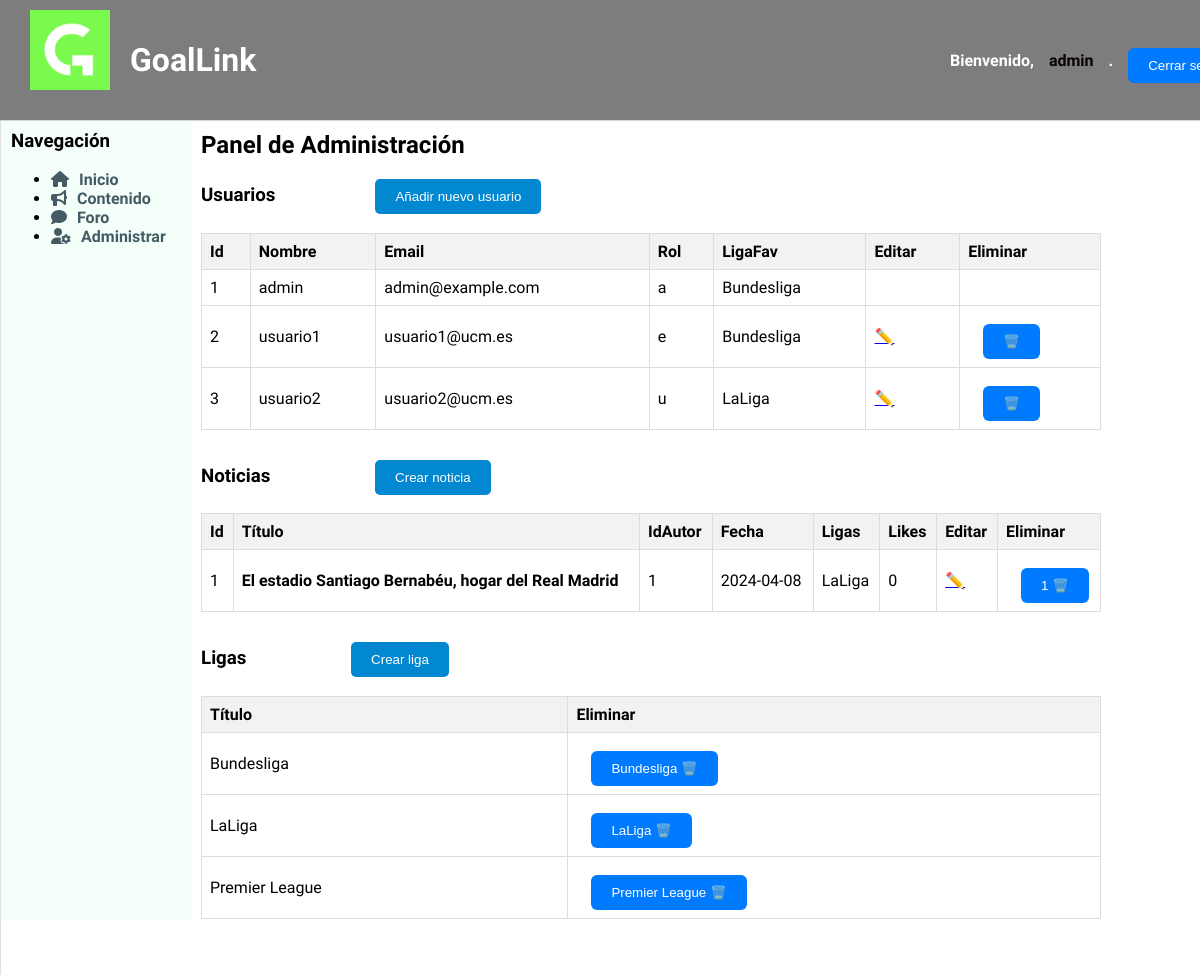
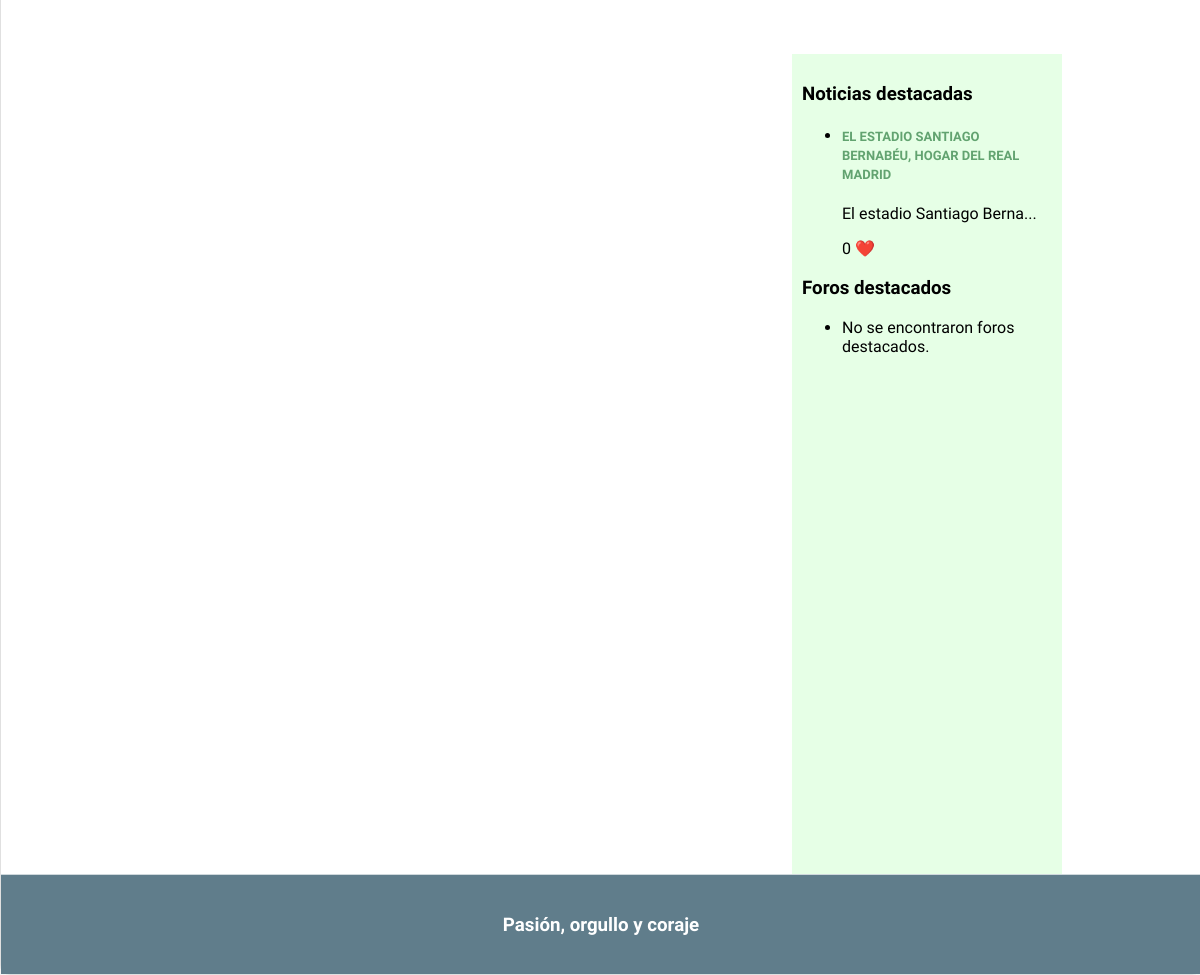
The app's page /admin.php (signed in) with its own data (2 pictures, top to bottom).
### tables this page shows
CREATE TABLE `usuario` (
  `id` int(11) NOT NULL,
  `nombre` varchar(15) NOT NULL,
  `email` varchar(30) NOT NULL,
  `password` varchar(100) NOT NULL,
  `rol` char(1) NOT NULL DEFAULT 'u' COMMENT '(u)suario(default), (a)dmin, (e)ditor, (m)oderador',
  `liga_fav` varchar(20) DEFAULT NULL
);

CREATE TABLE `noticia` (
  `id` int(11) NOT NULL,
  `titulo` varchar(100) NOT NULL,
  `id_autor` int(11) DEFAULT NULL,
  `contenido` text DEFAULT NULL,
  `fecha` date NOT NULL,
  `likes` int(11) DEFAULT 0,
  `destacado` tinyint(1) NOT NULL DEFAULT 0,
  `imagen1` varchar(255) DEFAULT NULL,
  `liga` varchar(20) DEFAULT NULL
);

CREATE TABLE `ligas` (
  `nombre` varchar(20) NOT NULL,
  `logo` varchar(255) DEFAULT NULL
);

### includes/config.php (called while the page is built, shortened)
<?php
spl_autoload_register(function ($class) {
    $prefix = 'es\\ucm\\fdi\\aw\\';
    $base_dir = implode(DIRECTORY_SEPARATOR, [__DIR__, 'src', '']);
    $len = strlen($prefix);
    $relative_class = substr($class, $len);
    $file = $base_dir . str_replace('\\', '/', $relative_class) . '.php';
});
$app = \es\ucm\fdi\aw\Aplicacion::getInstance();

### includes/src/Aplicacion.php (called while the page is built, shortened)
<?php
class Aplicacion
{
    private static $instancia;
    public static function getInstance()
    {
        if (!self::$instancia instanceof self) {
            self::$instancia = new static();
        }
        return self::$instancia;
    }
    private $dirInstalacion;
    private $inicializada;
    private $rutaRaizApp;
    private function __construct()
    {
        $this->inicializada = false;
    }
    public function init($bdDatosConexion, $rutaApp = '/', $dirInstalacion = __DIR__)
    {
        if (!$this->inicializada) {
            $this->rutaRaizApp = $rutaApp;
            $tamRutaRaizApp = mb_strlen($this->rutaRaizApp);
            if ($tamRutaRaizApp > 0 && mb_substr($this->rutaRaizApp, $tamRutaRaizApp-1, 1) === '/') {
                $this->rutaRaizApp = mb_substr($this->rutaRaizApp, 0, $tamRutaRaizApp - 1);
            }
            $this->dirInstalacion = $dirInstalacion;
            $this->inicializada = true;
        }
    }
    public function resuelve($path = '')
    {
        $rutaAppLongitudPrefijo = mb_strlen($this->rutaRaizApp);
        return $this->rutaRaizApp . $path;
    }
    public function doInclude($path = '')
    {
        $params = array();
        $this->doIncludeInterna($path, $params);
    }
    private function doIncludeInterna($path, &$params)
    {
        include($this->dirInstalacion . $path);
    }
    public function generaVista(string $rutaVista, &$params)
    {
        $params['app'] = $this;
        $rutaVista = "/Vistas{$rutaVista}";
        $this->doIncludeInterna($rutaVista, $params);
    }
    public function usuarioLogueado()
    {
        return ($_SESSION['login'] ?? false) === true;
    }
    public function esAdmin()
    {
        return $this->usuarioLogueado() && ($_SESSION['rol'] == 'a');
    }
}

### includes/src/usuarios/Usuario.php (called while the page is built, shortened)
<?php
class Usuario
{
    private $id;
    private $nombre;
    private $email;
    private $rol;
    private $liga_fav;
    public function __construct($nombre, $email, $password, $rol, $liga_fav, $id=null)
    {
        $this->id=$id;
        $this->nombre = $nombre;
        $this->email=$email;
        $this->rol = $rol;
        $this->liga_fav=$liga_fav;
    }
    public static function listaUsuario() {
        $app = Aplicacion::getInstance();
        $conn = $app->getConexionBd();
        $result = $conn->query("SELECT * FROM usuario");
        if($result){
            if($result->num_rows>0){
                while($array=$result->fetch_assoc()){
                    $user= new Usuario($array['nombre'], $array['email'],($array['password']),$array['rol'], $array['liga_fav'],$array['id']);
                    $lista[]=$user;
                }
                return $lista;
            }
            else{
                return NULL;
            }
        }
    }
    public function getId()
    {
        return $this->id;
    }
    public function getNombre()
    {
        return $this->nombre;
    }
    public function getRol()
    {
        return $this->rol;
    }
    public function getEmail()
    {
        return $this->email;
    }
    public function getLigaFav(){
        return $this->liga_fav;
    }
}

### includes/src/noticias/noticiaModel.php (called while the page is built, shortened)
<?php
class Noticia
{
    private $id;
    private $id_autor;
    private $titulo;
    private $contenido;
    private $fecha;
    private $likes;
    private $destacado;
    private $liga;
    public function __construct($id, $id_autor, $titulo, $contenido, $fecha, $likes, $destacado, $liga,  $imagen1=NULL)
    {
        $this->id = $id;
        $this->id_autor = $id_autor;
        $this->titulo = $titulo;
        $this->contenido = $contenido;
        $this->fecha = $fecha;
        $this->likes = $likes;
        $this->destacado = $destacado;
        if ($imagen1 !== NULL) {
            $this->imagen1 = file_get_contents($imagen1);
        }
        $this->liga=$liga;
    }
    public static function listaDestacados($n) {
        $app = Aplicacion::getInstance();
        $conn = $app->getConexionBd();
        $result = $conn->query("SELECT * FROM noticia WHERE destacado>=$n");
        if($result && $result->num_rows>0){
            while($array=$result->fetch_assoc()){
                $noticia= new Noticia($array["id"], $array["id_autor"], $array["titulo"], $array["contenido"], $array["fecha"], $array["likes"], $array["destacado"], $array["liga"],$array["imagen1"] );
                $lista[]=$noticia;
            }
            usort($lista, array('es\ucm\fdi\aw\noticias\Noticia', 'compararFechas'));
            return $lista;
        }
        return NULL;
    }
    public function getId()
    {
        return $this->id;
    }
    public function getIdAutor()
    {
        return $this->id_autor;
    }
    public function getTitulo()
    {
        return $this->titulo;
    }
    public function getContenido()
    {
        return $this->contenido;
    }
    public function getFecha()
    {
        return $this->fecha;
    }
    public function getLikes()
    {
        return $this->likes;
    }
    public function getLiga()
    {
        return $this->liga;
    }
    public function getDestacado()
    {
        return $this->destacado;
    }
}

### includes/src/ligas/ligasModel.php (called while the page is built, shortened)
<?php
class Liga
{
    private $nombre;
    public function __construct($nombre, $logo = NULL)
    {
        $this->nombre = $nombre;
        $this->logo = file_get_contents($logo);
    }
    public static function listaLigas()
    {
        $app = Aplicacion::getInstance();
        $conn = $app->getConexionBd();
        $result = $conn->query("SELECT * FROM ligas");
        if ($result && $result->num_rows > 0) {
            $lista = array();
            while ($array = $result->fetch_assoc()) {
                $liga = new Liga($array["nombre"], $array["logo"]);
                $lista[] = $liga;
            }
            return $lista;
        }
        return NULL;
    }
    public function getNombre()
    {
        return $this->nombre;
    }
}
?>

### includes/model/foroModel.php (called while the page is built, shortened)
<?php
class Foro
{
    public static function listaDestacados($n) {
        $conn = new mysqli('localhost', 'root', '', 'goallink_1');
        $result = $conn->query("SELECT * FROM foro WHERE destacado>=$n");
        return NULL;
    }
}

### admin.php (the view, shortened to what this page needs)
<?php
require_once __DIR__.'/includes/config.php';
$titulo = "Administración";
$contenido="<h2>Panel de Administración</h2>";
if($app->esAdmin()){
    $contenido .= <<<EOS
    <h3>Usuarios<a href='anadirUsuario.php'><button type="button">Añadir nuevo usuario</button></a></h3>
    EOS;
    $usuarios=es\ucm\fdi\aw\usuarios\Usuario::listaUsuario();
    if ($usuarios !== NULL) {
        $contenido .= "<table class='tabla-usuarios'>";
        $contenido .= "<tr><th>Id</th><th>Nombre</th><th>Email</th><th>Rol</th><th>LigaFav</th><th>Editar </th><th> Eliminar </th></tr>";
        foreach ($usuarios as $usuario) {
            $contenido .= "<tr>";
            $contenido .= "<td>" . $usuario->getId() . "</td>";
            $contenido .= "<td>" . $usuario->getNombre() . "</td>";
            $contenido .= "<td>" . $usuario->getEmail() . "</td>";
            $contenido .= "<td>" . $usuario->getRol() . "</td>";
            $contenido .= "<td>" . $usuario->getLigaFav() . "</td>";
            if($usuario->getRol()!="a") {
                $contenido .= "<td>" ." <a href='editUsuarios.php?usuario=" . urlencode($usuario->getNombre()) . "'>✏️</a>". "</td>";
                $formDelete = new FormularioUsuarioEliminar($usuario->getNombre());
                $contenido .= "<td>" . $formDelete->gestiona(). "</td>";
            }
            else{
                $contenido .= "<td>"."". "</td>";
                $contenido .= "<td>"."". "</td>";
            }
            $contenido .= "</tr>";
        }
        $contenido .= "</table>";
    } else {
        $contenido .= "<p>No se encontraron usuarios.</p>";
    }
}
if($app->esEditor() || $app->esAdmin()){
    $contenido .= <<<EOS
    <h3>Noticias
    <a href="crearNoticia.php"><button type="button"> Crear noticia</button></a></h3>
    EOS;
    require "includes/src/noticias/noticiaModel.php";
    $noticias = \es\ucm\fdi\aw\noticias\Noticia::listaDestacados(0);
    if ($noticias !== NULL) {
        $contenido .= "<table class='tabla-noticias'>";
        $contenido .= "<tr><th>Id</th><th>Título</th><th>IdAutor</th><th>Fecha</th><th>Ligas</th><th>Likes</th><th>Editar</th><th>Eliminar</th></tr>";
        foreach ($noticias as $noticia) {
            $contenido .= "<tr>";
            $contenido .= "<td>" . $noticia->getId() . "</td>";
            if(!$noticia->getDestacado()){
                $contenido .= "<td>" . $noticia->getTitulo() . "</td>";
            }
            else{
                $contenido .= "<td><b>" . $noticia->getTitulo() . "</b></td>";
            }                $contenido .= "<td>" . $noticia->getIdAutor() . "</td>";
            $contenido .= "<td>" . $noticia->getFecha() . "</td>";
            $contenido .= "<td>" . $noticia->getLiga() . "</td>";
            $contenido .= "<td>" . $noticia->getLikes() . "</td>";
            $contenido .= "<td>" ." <a href='editNoticias.php?noticia=" . urlencode($noticia->getId()) . "'>✏️</a>". "</td>";
            $formDelete = new FormularioNoticiaEliminar($noticia->getId());
            $contenido .= "<td>" . $formDelete->gestiona(). "</td>";
            $contenido .= "</tr>";
        }
        $contenido .= "</table>";
    }
} else {
    $contenido .= "<p>No se encontraron noticias destacadas.</p>";
}
if($app->esEditor() || $app->esAdmin()){
    $contenido .= <<<EOS
    <h3>Ligas
    <a href="crearLiga.php"><button type="button"> Crear liga</button></a></h3>
    EOS;
    require "includes/src/ligas/ligasModel.php";
    $ligas = \es\ucm\fdi\aw\ligas\Liga::listaLigas();
    if ($ligas !== NULL) {
        $contenido .= "<table class='tabla-ligas'>";
        $contenido .= "<tr><th>Título</th><th>Eliminar</th></tr>";
        foreach ($ligas as $liga) {
            $contenido .= "<tr>";
            $contenido .= "<td>" . $liga->getNombre() . "</td>";
            $contenido .= "<td>" . (new FormularioLigaEliminar($liga->getNombre()))->gestiona(). "</td>";
            $contenido .= "</tr>";
        }
        $contenido .= "</table>";
    }
} else {
    $contenido .= "<p>No se encontraron ligas .</p>";
}
$params = ['tituloPagina' => $titulo, 'contenidoPrincipal' => $contenido];
$app->generaVista('/esqueleto.php', $params);

### includes/src/usuarios/FormularioUsuarioEliminar.php (shortened to what this page needs)
<?php
class FormularioUsuarioEliminar extends Formulario
{
    public function __construct($usuario) {
        $this->usuario=$usuario;
    }
    private $usuario;
    protected function generaCamposFormulario(&$datos)
    {
        $camposFormulario = <<<EOS
        <form action="procesarEliminarNoticia.php" method="post">
        <input type="hidden" name="id" value="$this->usuario">
            <button class="enlace" type="submit">🗑️</button>
        EOS;
        return $camposFormulario;
    }
}

### includes/src/noticias/FormularioNoticiaEliminar.php (shortened to what this page needs)
<?php
class FormularionoticiaEliminar extends Formulario
{
    public function __construct($noticia) {
        $this->noticia=$noticia;
    }
    private $noticia;
    protected function generaCamposFormulario(&$datos)
    {
        $camposFormulario = <<<EOS
        <form action="procesarEliminarNoticia.php" method="post">
        <input type="hidden" name="id_noticia" value="$this->noticia">
            <button class="enlace" type="submit">$this->noticia  🗑️</button>
        EOS;
        return $camposFormulario;
    }
}

### includes/src/ligas/FormularioLigaEliminar.php (shortened to what this page needs)
<?php
class FormularioLigaEliminar extends Formulario
{
    private $liga;
    public function __construct($liga) {
        $this->liga=$liga;
    }
    protected function generaCamposFormulario(&$datos)
    {
        $camposFormulario = <<<EOS
        <form action="procesarEliminarLiga.php" method="post">
        <input type="hidden" name="liga_id" value="$this->liga">
            <button class="enlace" type="submit">$this->liga  🗑️</button>
        EOS;
        return $camposFormulario;
    }
}

### includes/comun/sidebarDer.php (shortened to what this page needs)
<aside id="sidebarDer">
    <h3>Noticias destacadas</h3>
    <ul>
        <?php
            require_once "includes/src/noticias/noticiaModel.php";
            $noticiasDestacadas = Noticia::listaDestacados(1);
            if ($noticiasDestacadas != NULL) {
                foreach ($noticiasDestacadas as $noticia) {
                    echo "<li>";
                    echo "<h4 class='titulo-noticia-BarraLateral'><a href='noticiaDinamica.php?id=" . $noticia->getId() . "'>" . $noticia->getTitulo() . "</a></h4>";
                    echo "<p>" . substr($noticia->getContenido(), 0, 25) . "..."."</p>";
                    echo "<p>" . $noticia->getLikes() . " <span style='color: red;'>&#10084;&#65039;</span></p>";
                    echo "</li>";
                }
            }
            else {
                echo "<li>No se encontraron noticias destacadas.</li>";
            }
        ?>
    </ul>
    <h3>Foros destacados</h3>
    <ul>
        <?php
            require "includes/model/foroModel.php";
            $forosDestacados = Foro::listaDestacados(1);
            if ($forosDestacados != NULL) {
                foreach ($forosDestacados as $foro) {
                    echo "<li>";
                    echo "<h4>" . $foro->getTitulo() . "</h4>";
                    echo "<p>" . $foro->getDescripcion() . "</p>";
                    echo "<p>" . $foro->getLikes() . " <span style='color: red;'>&#10084;&#65039;</span></p>";
                    echo "</li>";
                }
            } else {
                echo "<li>No se encontraron foros destacados.</li>";
            }
        ?>
    </ul>
</aside>

### records on screen
usuario: id "1", nombre "admin", email "admin@example.com", rol "a", liga_fav "Bundesliga"
usuario: id "2", nombre "usuario1", email "usuario1@ucm.es", rol "e", liga_fav "Bundesliga"
usuario: id "3", nombre "usuario2", email "usuario2@ucm.es", rol "u", liga_fav "LaLiga"
noticia: id "1", titulo "El estadio Santiago Bernabéu, hogar del Real Madrid", id_autor "1", fecha "2024-04-08", liga "LaLiga", likes "0", titulo "EL ESTADIO SANTIAGO BERNABÉU, HOGAR DEL REAL MADRID", contenido "El estadio Santiago Berna"
ligas: nombre "Bundesliga"
ligas: nombre "LaLiga"
ligas: nombre "Premier League"

### other values on screen
$nombreUsuario "admin"
